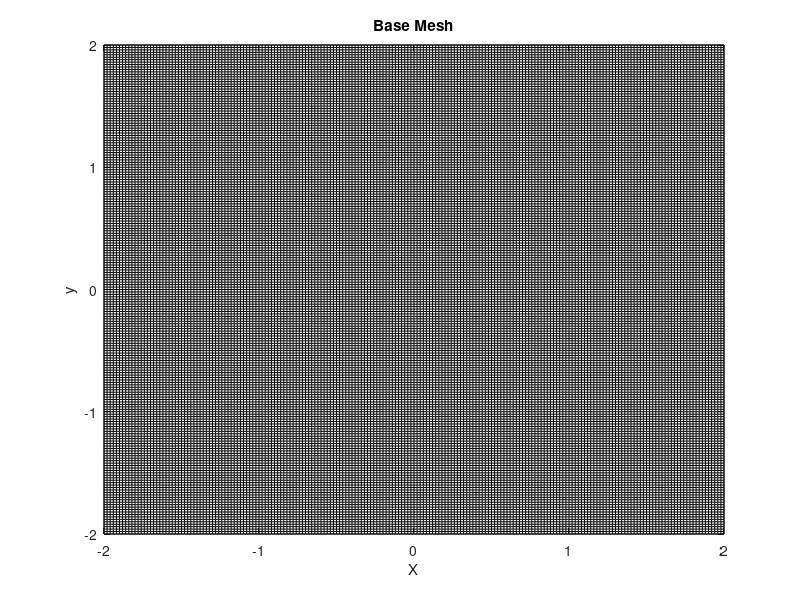
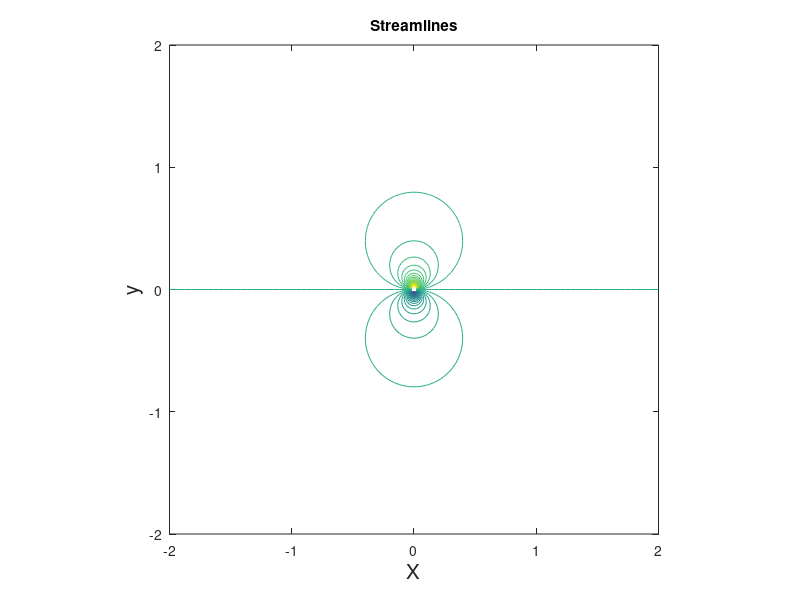
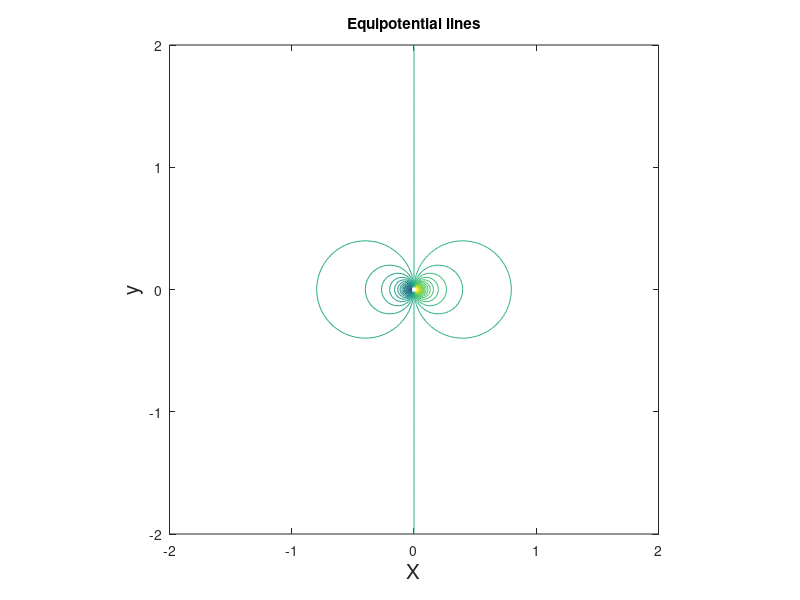
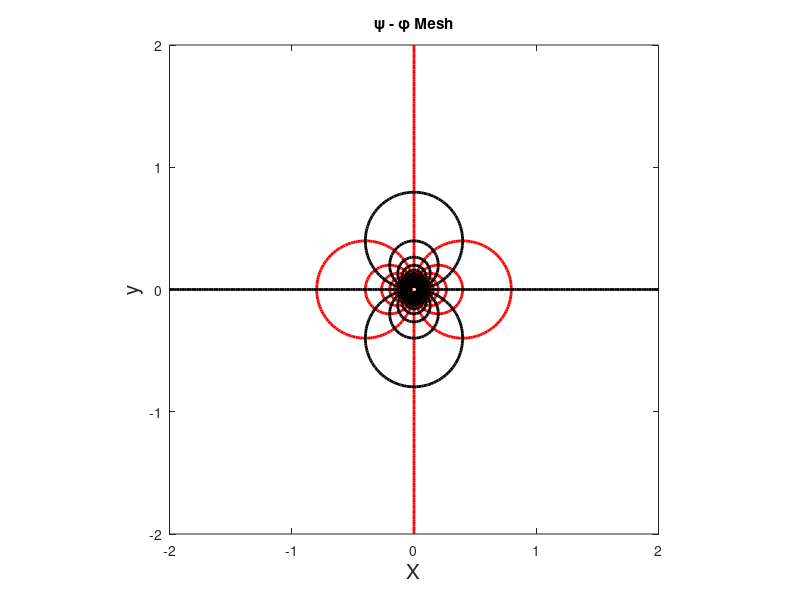

Reproduce these figures in MATLAB, in order.
clear all; close all; clc

% This program simulates the doublet flow

mu = 1; % doublet strength

% Grid
x = -2:0.02:2;
y = -2:0.02:2;

for m = 1:length(x)
    for n = 1:length(y)
        X(m,n) = x(m);
        Y(m,n) = y(n);

        % Stream Function
        psi_doublet(m,n) = (mu*y(n)/(2*pi))/(x(m)^2 + y(n)^2);

        % potential Function
        phi_doublet(m,n) = (mu*x(m)/(2*pi))/(x(m)^2 + y(n)^2);
    end
end

figure(1)
plot(X,Y,'-k',X',Y','-k')
xlabel('X')
ylabel('y')
title('Base Mesh')

figure(2)
% Streamlines
contour(X,Y,psi_doublet,-10:0.2:5)
xlabel('X','FontSize',15)
ylabel('y','FontSize',15)
title('Streamlines')
axis square

figure(3)
% Equipotential lines
contour(X,Y,phi_doublet,-10:0.2:5)
xlabel('X','FontSize',15)
ylabel('y','FontSize',15)
title('Equipotential lines')
axis square

figure(4)
% Psi-Phi Mesh
contour(X,Y,phi_doublet,-10:0.2:5,'r','LineWidth',2)
hold on
contour(X,Y,psi_doublet,-10:0.2:5,'k','LineWidth',2)
xlabel('X','FontSize',15)
ylabel('y','FontSize',15)
title('\psi - \phi Mesh')
axis square
hold off

figure(5)
% stream contour
contourf(X,Y,psi_doublet,-10:0.2:5)
xlabel('X','FontSize',15)
ylabel('y','FontSize',15)
title('stream contour')
axis square

figure(6)
% Streamlines
contour(X,Y,psi_doublet,-10:0.2:5,'k')
xlabel('X','FontSize',15)
ylabel('y','FontSize',15)
title('Streamlines')
axis square
